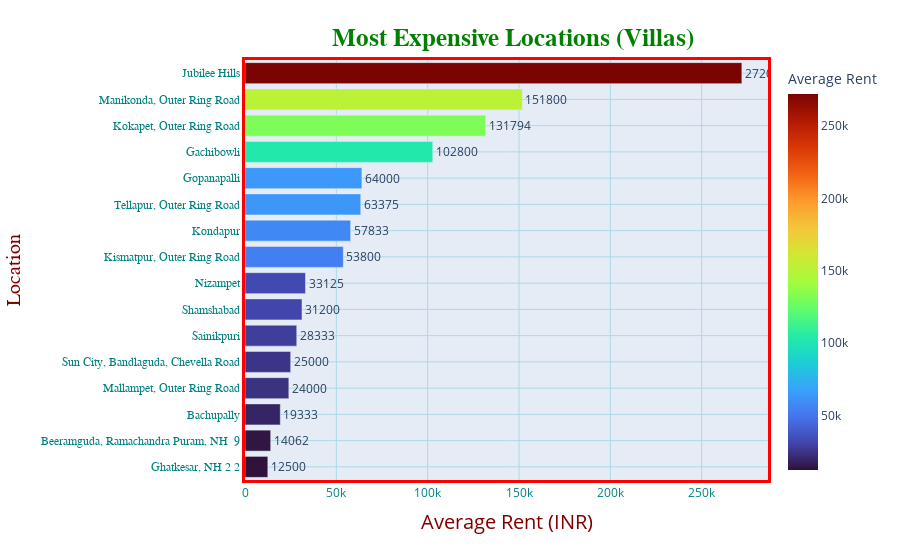

Notebook code for this chart:
### Code cell
loc_grp = df1.groupby('locality')
df1['loc_count'] = loc_grp['locality'].transform('count')

df1 = df1[df1['loc_count']>=5]
loc_grp = df1.groupby('locality')
loc_rents = loc_grp['price'].mean()
loc_rents = dict(loc_rents)

list1 = list(loc_rents.keys())
list2 = list(loc_rents.values())
list2 = [int(i) for i in list2]

loc_df = pd.DataFrame(list(zip(list1,list2)), columns=['locality','average_rent'])
loc_df.sort_values(by='average_rent',ascending=False,inplace=True)

fig = px.bar(loc_df[0:20],y='locality', x='average_rent', text='average_rent',orientation='h',
            labels={'average_rent':'Average Rent'}, color='average_rent', color_continuous_scale = 'Turbo') 

fig.update_traces(textposition='outside')
fig.update_layout(title_text="<b>Most Expensive Locations (Villas)</b>",
                 title_font_size=25,
                 title_font_color='green',
                 title_font_family='Titillium Web',
                 title_x=0.57,
                 title_y=0.95,
                 title_xanchor='center',
                 title_yanchor='top',
                 yaxis={'categoryorder':'total ascending'}
                 )

fig.update_xaxes(
        color='teal',
        title_text='Average Rent (INR)',
        title_font_family='Open Sans',
        title_font_size=20,
        title_font_color='maroon',
        title_standoff = 15,
        gridcolor='lightblue',
        tickmode='auto',
        linecolor='red',
        linewidth=3,
        mirror=True)

fig.update_yaxes(
        color='Teal',
        title_text='Location',
        title_font_family='Droid Sans',
        title_font_size=20,
        title_font_color='maroon',
        title_standoff = 15,
        tickfont_family='Arial',
        nticks = 20,
        gridcolor='lightblue',
        linecolor='red',
        linewidth=3,
        mirror = True)

### Figure 1 — Plotly figure (JSON) as saved in the notebook; plotly's stock layout.template omitted (floating-point values rounded to 4 significant figures)
{"data": [{"alignmentgroup": "True", "hovertemplate": "Average Rent=%{marker.color}<br>locality=%{y}<extra></extra>", "legendgroup": "", "marker": {"color": [272000, 151800, 131794, 102800, 64000, 63375, 57833, 53800, 33125, 31200, 28333, 25000, 24000, 19333, 14062, 12500], "coloraxis": "coloraxis", "pattern": {"shape": ""}}, "name": "", "offsetgroup": "", "orientation": "h", "showlegend": false, "text": ["272000", "151800", "131794", "102800", "64000", "63375", "57833", "53800", "33125", "31200", "28333", "25000", "24000", "19333", "14062", "12500"], "textposition": "outside", "type": "bar", "x": [272000, 151800, 131794, 102800, 64000, 63375, 57833, 53800, 33125, 31200, 28333, 25000, 24000, 19333, 14062, 12500], "xaxis": "x", "y": ["Jubilee Hills", "Manikonda, Outer Ring Road", "Kokapet, Outer Ring Road", "Gachibowli", "Gopanapalli", "Tellapur, Outer Ring Road", "Kondapur", "Kismatpur, Outer Ring Road", "Nizampet", "Shamshabad", "Sainikpuri", "Sun City, Bandlaguda, Chevella Road", "Mallampet, Outer Ring Road", "Bachupally", "Beeramguda, Ramachandra Puram, NH  9", "Ghatkesar, NH 2 2"], "yaxis": "y"}], "layout": {"barmode": "relative", "coloraxis": {"colorbar": {"title": {"text": "Average Rent"}}, "colorscale": [[0, "#30123b"], [0.07143, "#4145ab"], [0.1429, "#4675ed"], [0.2143, "#39a2fc"], [0.2857, "#1bcfd4"], [0.3571, "#24eca6"], [0.4286, "#61fc6c"], [0.5, "#a4fc3b"], [0.5714, "#d1e834"], [0.6429, "#f3c63a"], [0.7143, "#fe9b2d"], [0.7857, "#f36315"], [0.8571, "#d93806"], [0.9286, "#b11901"], [1, "#7a0402"]]}, "legend": {"tracegroupgap": 0}, "margin": {"t": 60}, "title": {"font": {"color": "green", "family": "Titillium Web", "size": 25}, "text": "<b>Most Expensive Locations (Villas)</b>", "x": 0.57, "xanchor": "center", "y": 0.95, "yanchor": "top"}, "xaxis": {"anchor": "y", "color": "teal", "domain": [0, 1], "gridcolor": "lightblue", "linecolor": "red", "linewidth": 3, "mirror": true, "tickmode": "auto", "title": {"font": {"color": "maroon", "family": "Open Sans", "size": 20}, "standoff": 15, "text": "Average Rent (INR)"}}, "yaxis": {"anchor": "x", "categoryorder": "total ascending", "color": "Teal", "domain": [0, 1], "gridcolor": "lightblue", "linecolor": "red", "linewidth": 3, "mirror": true, "nticks": 20, "tickfont": {"family": "Arial"}, "title": {"font": {"color": "maroon", "family": "Droid Sans", "size": 20}, "standoff": 15, "text": "Location"}}}}
